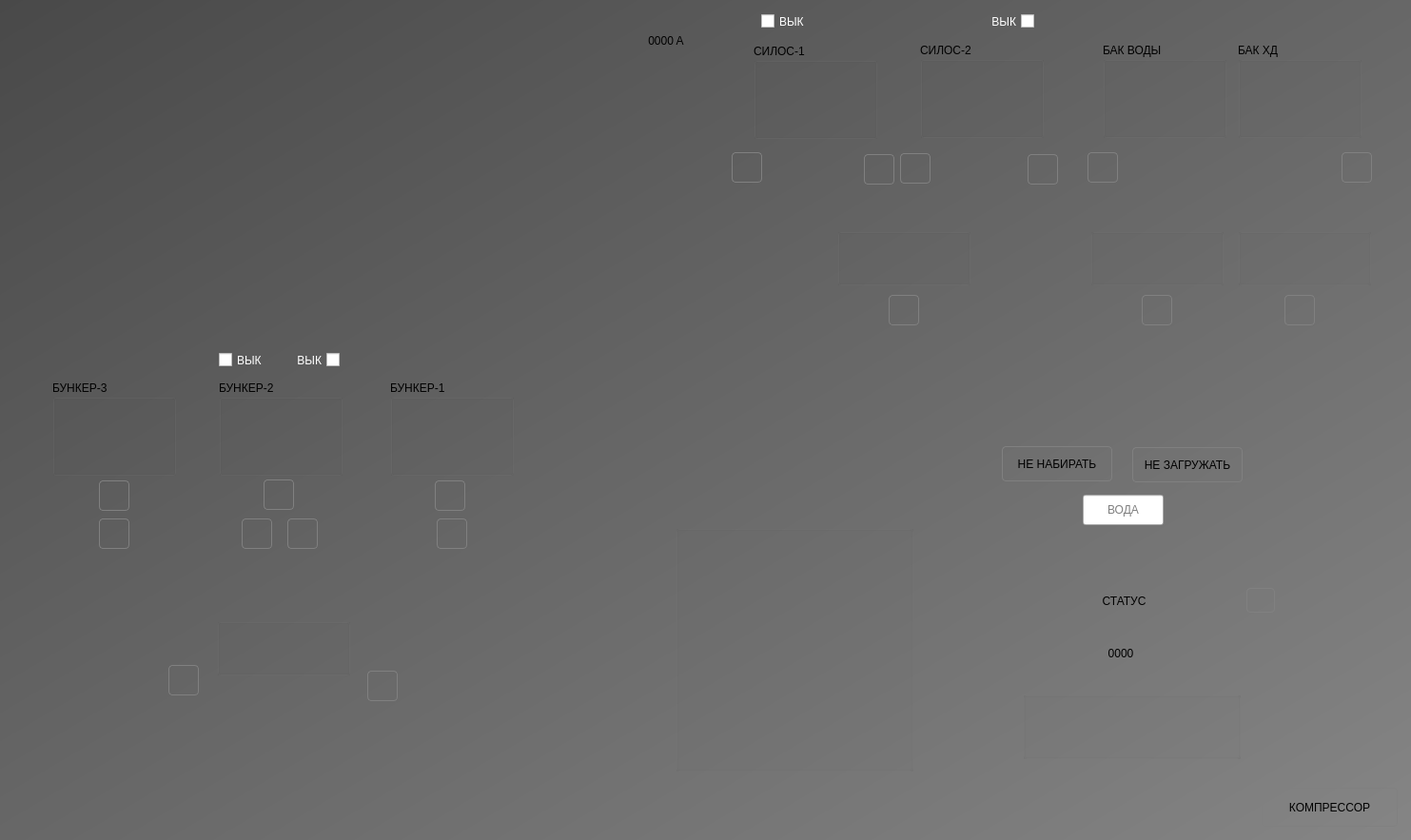
<?xml version="1.0" encoding="UTF-8"?>
<ui version="4.0">
 <class>Home</class>
 <widget class="QWidget" name="Home">
  <property name="geometry">
   <rect>
    <x>0</x>
    <y>0</y>
    <width>1483</width>
    <height>883</height>
   </rect>
  </property>
  <property name="windowTitle">
   <string>АСУ БСУ 260913 (с) 2026</string>
  </property>
  <property name="windowIcon">
   <iconset resource="../../../../external/concretetheme/concrete.qrc">
    <normaloff>:/concrete/auto-mixer.png</normaloff>:/concrete/auto-mixer.png</iconset>
  </property>
  <property name="styleSheet">
   <string notr="true">#centralwidget,#Home
{
	background-color: qlineargradient(spread:pad, x1:0, y1:0, x2:1, y2:1, stop:0 rgba(73, 73, 73, 255), stop:1 rgba(133, 133, 133, 255));
}
QAbstractButton:flat
{
	border: 1px solid gray;
	border-radius: 4px;
}
QAbstractButton:flat:pressed
{
	background-color: green;
}
QAbstractButton:flat[style=&quot;open&quot;]
{
	image: url(:/concrete/stop.png);
}
QAbstractButton:flat:pressed[style=&quot;open&quot;]
{
	image: url(:/concrete/down.png);
}
QAbstractButton:flat:checked[style=&quot;open&quot;]
{
	image: url(:/concrete/down.png);
}
QLabel[style=&quot;huge&quot;]
{
	font-size: 20pt;
	font-weight: bold;
	color: white;
}
QLabel[style=&quot;gigantic&quot;]
{
	font-size: 32pt;
	font-weight: bold;
	color: white;
}

QLabel[style=&quot;badge&quot;]
{
	border: 1px solid red;
	background-color: rgba(0,0,0,100);
	color: white;
	border-radius: 4px;
}
QLabel[style=&quot;vodoley-status&quot;]
{
	border: none;
	background-color: rgb(98, 160, 234);
	color: white;
	border-radius: 4px;
	font-weight: bold;
	font-size: 9pt;
	padding: 8px;
}
QLabel[style='hint']
{
	color: lightGray;
	font-weight: bold;
	font-size: 10pt;
}
QLabel[style='tips']
{
	color: lightGray;
	font-size: 7pt;
}
QLabel[style='sys']
{
	color: yellow;
	font-size: 7pt;
}
QGroupBox[style=&quot;vodoley&quot;]
{
	background-color: rgb(94, 92, 100);
	border: 1px solid gray;
}
QAbstractButton:flat[style=&quot;danger&quot;]
{
	background-color: rgba(224, 27, 36,80);
	color: lightGray;
}
QAbstractButton:flat::checked[style=&quot;danger&quot;]
{
	background-color: rgba(224, 27, 36,255);
	color: white;
}
QAbstractButton:flat[style=&quot;warning&quot;]
{
	background-color: rgba(46, 194, 126,80);
	color: lightGray;
}
QAbstractButton:flat::checked[style=&quot;warning&quot;]
{
	background-color: rgb(46, 194, 126);
	color: white;
}
</string>
  </property>
  <widget class="pyRuntimeTrend" name="trend_1">
   <property name="geometry">
    <rect>
     <x>2</x>
     <y>7</y>
     <width>769</width>
     <height>352</height>
    </rect>
   </property>
   <property name="styleSheet">
    <string notr="true">#trend_1&gt;QWidget
{
	color: silver;
}</string>
   </property>
   <property name="canvasBackground">
    <brush brushstyle="SolidPattern">
     <color alpha="255">
      <red>61</red>
      <green>56</green>
      <blue>70</blue>
     </color>
    </brush>
   </property>
  </widget>
  <widget class="MixerPanel" name="mixerpanel">
   <property name="geometry">
    <rect>
     <x>1075</x>
     <y>727</y>
     <width>229</width>
     <height>71</height>
    </rect>
   </property>
  </widget>
  <widget class="ElevatorPanel" name="elevatorpanel">
   <property name="geometry">
    <rect>
     <x>710</x>
     <y>552</y>
     <width>250</width>
     <height>259</height>
    </rect>
   </property>
  </widget>
  <widget class="pyAnimation" name="mixer_1">
   <property name="geometry">
    <rect>
     <x>1055</x>
     <y>559</y>
     <width>247</width>
     <height>175</height>
    </rect>
   </property>
   <property name="source">
    <url>
     <string>qrc:/concrete/mixer-planar.mng</string>
    </url>
   </property>
   <property name="ceaseless">
    <bool>true</bool>
   </property>
   <widget class="QLabel" name="status_1">
    <property name="geometry">
     <rect>
      <x>40</x>
      <y>50</y>
      <width>173</width>
      <height>45</height>
     </rect>
    </property>
    <property name="text">
     <string>СТАТУС</string>
    </property>
    <property name="alignment">
     <set>Qt::AlignCenter</set>
    </property>
    <property name="style" stdset="0">
     <string>badge</string>
    </property>
   </widget>
   <widget class="QLabel" name="clock_1">
    <property name="geometry">
     <rect>
      <x>92</x>
      <y>112</y>
      <width>62</width>
      <height>32</height>
     </rect>
    </property>
    <property name="text">
     <string>0000</string>
    </property>
    <property name="alignment">
     <set>Qt::AlignCenter</set>
    </property>
    <property name="style" stdset="0">
     <string>huge</string>
    </property>
   </widget>
   <widget class="QLabel" name="closed_1">
    <property name="geometry">
     <rect>
      <x>24</x>
      <y>119</y>
      <width>22</width>
      <height>22</height>
     </rect>
    </property>
    <property name="text">
     <string/>
    </property>
    <property name="pixmap">
     <pixmap resource="../../../../external/concretetheme/concrete.qrc">:/concrete/red.png</pixmap>
    </property>
   </widget>
   <widget class="QLabel" name="closed_2">
    <property name="geometry">
     <rect>
      <x>52</x>
      <y>119</y>
      <width>22</width>
      <height>22</height>
     </rect>
    </property>
    <property name="text">
     <string/>
    </property>
    <property name="pixmap">
     <pixmap resource="../../../../external/concretetheme/concrete.qrc">:/concrete/green.png</pixmap>
    </property>
   </widget>
  </widget>
  <widget class="pyAnimation" name="gate_1">
   <property name="geometry">
    <rect>
     <x>1009</x>
     <y>660</y>
     <width>114</width>
     <height>137</height>
    </rect>
   </property>
   <property name="source">
    <url>
     <string>qrc:/concrete/lmgate.mng</string>
    </url>
   </property>
   <property name="bounce">
    <bool>true</bool>
   </property>
  </widget>
  <widget class="DosatorPanel" name="dosatorpanel_01">
   <property name="geometry">
    <rect>
     <x>880</x>
     <y>240</y>
     <width>140</width>
     <height>60</height>
    </rect>
   </property>
  </widget>
  <widget class="DosatorPanel" name="dosatorpanel_2">
   <property name="geometry">
    <rect>
     <x>1146</x>
     <y>240</y>
     <width>140</width>
     <height>60</height>
    </rect>
   </property>
  </widget>
  <widget class="DosatorPanel" name="dosatorpanel_3">
   <property name="geometry">
    <rect>
     <x>1301</x>
     <y>240</y>
     <width>140</width>
     <height>60</height>
    </rect>
   </property>
  </widget>
  <widget class="DosatorPanel" name="dosatorpanel_4">
   <property name="geometry">
    <rect>
     <x>228</x>
     <y>650</y>
     <width>140</width>
     <height>60</height>
    </rect>
   </property>
  </widget>
  <widget class="pyAnimation" name="dosator_01">
   <property name="geometry">
    <rect>
     <x>892</x>
     <y>220</y>
     <width>113</width>
     <height>238</height>
    </rect>
   </property>
   <property name="source">
    <url>
     <string>qrc:/concrete/dcement.mng</string>
    </url>
   </property>
   <property name="bounce">
    <bool>true</bool>
   </property>
   <widget class="pyAnimation" name="rain_1">
    <property name="geometry">
     <rect>
      <x>42</x>
      <y>169</y>
      <width>30</width>
      <height>33</height>
     </rect>
    </property>
    <property name="running">
     <bool>true</bool>
    </property>
    <property name="source">
     <url>
      <string>qrc:/concrete/fillers-rain.mng</string>
     </url>
    </property>
    <property name="ceaseless">
     <bool>true</bool>
    </property>
   </widget>
  </widget>
  <widget class="pyAnimation" name="dosator_2">
   <property name="geometry">
    <rect>
     <x>1161</x>
     <y>221</y>
     <width>115</width>
     <height>174</height>
    </rect>
   </property>
   <property name="source">
    <url>
     <string>qrc:/concrete/water-dosator.mng</string>
    </url>
   </property>
   <property name="bounce">
    <bool>true</bool>
   </property>
  </widget>
  <widget class="pyAnimation" name="dosator_3">
   <property name="geometry">
    <rect>
     <x>1323</x>
     <y>250</y>
     <width>86</width>
     <height>131</height>
    </rect>
   </property>
   <property name="source">
    <url>
     <string>qrc:/concrete/dadditions.mng</string>
    </url>
   </property>
   <property name="bounce">
    <bool>true</bool>
   </property>
  </widget>
  <widget class="DoserPanel" name="doserpanel_01">
   <property name="geometry">
    <rect>
     <x>792</x>
     <y>46</y>
     <width>130</width>
     <height>100</height>
    </rect>
   </property>
   <property name="title">
    <string>СИЛОС-1</string>
   </property>
  </widget>
  <widget class="DoserPanel" name="doserpanel_02">
   <property name="geometry">
    <rect>
     <x>967</x>
     <y>45</y>
     <width>130</width>
     <height>100</height>
    </rect>
   </property>
   <property name="title">
    <string>СИЛОС-2</string>
   </property>
  </widget>
  <widget class="DoserPanel" name="doserpanel_03">
   <property name="geometry">
    <rect>
     <x>1159</x>
     <y>45</y>
     <width>130</width>
     <height>100</height>
    </rect>
   </property>
   <property name="title">
    <string>БАК ВОДЫ</string>
   </property>
  </widget>
  <widget class="DoserPanel" name="doserpanel_04">
   <property name="geometry">
    <rect>
     <x>1301</x>
     <y>45</y>
     <width>130</width>
     <height>100</height>
    </rect>
   </property>
   <property name="title">
    <string>БАК ХД</string>
   </property>
  </widget>
  <widget class="DoserPanel" name="doserpanel_07">
   <property name="geometry">
    <rect>
     <x>55</x>
     <y>400</y>
     <width>130</width>
     <height>100</height>
    </rect>
   </property>
   <property name="title">
    <string>БУНКЕР-3</string>
   </property>
  </widget>
  <widget class="DoserPanel" name="doserpanel_06">
   <property name="geometry">
    <rect>
     <x>230</x>
     <y>400</y>
     <width>130</width>
     <height>100</height>
    </rect>
   </property>
   <property name="title">
    <string>БУНКЕР-2</string>
   </property>
  </widget>
  <widget class="DoserPanel" name="doserpanel_05">
   <property name="geometry">
    <rect>
     <x>410</x>
     <y>400</y>
     <width>130</width>
     <height>100</height>
    </rect>
   </property>
   <property name="title">
    <string>БУНКЕР-1</string>
   </property>
  </widget>
  <widget class="pyAnimation" name="container_3">
   <property name="geometry">
    <rect>
     <x>1179</x>
     <y>140</y>
     <width>84</width>
     <height>82</height>
    </rect>
   </property>
   <property name="source">
    <url>
     <string>qrc:/concrete/pump.mng</string>
    </url>
   </property>
   <property name="ceaseless">
    <bool>true</bool>
   </property>
  </widget>
  <widget class="pyAnimation" name="container_4">
   <property name="geometry">
    <rect>
     <x>1316</x>
     <y>141</y>
     <width>84</width>
     <height>82</height>
    </rect>
   </property>
   <property name="source">
    <url>
     <string>qrc:/concrete/pump.mng</string>
    </url>
   </property>
   <property name="ceaseless">
    <bool>true</bool>
   </property>
  </widget>
  <widget class="pyAnimation" name="container_1">
   <property name="geometry">
    <rect>
     <x>802</x>
     <y>156</y>
     <width>106</width>
     <height>50</height>
    </rect>
   </property>
   <property name="source">
    <url>
     <string>qrc:/concrete/lauger.mng</string>
    </url>
   </property>
   <property name="ceaseless">
    <bool>true</bool>
   </property>
  </widget>
  <widget class="pyAnimation" name="container_2">
   <property name="geometry">
    <rect>
     <x>977</x>
     <y>155</y>
     <width>106</width>
     <height>50</height>
    </rect>
   </property>
   <property name="source">
    <url>
     <string>qrc:/concrete/rauger.mng</string>
    </url>
   </property>
   <property name="ceaseless">
    <bool>true</bool>
   </property>
  </widget>
  <widget class="pyAnimation" name="container_5">
   <property name="geometry">
    <rect>
     <x>402</x>
     <y>485</y>
     <width>146</width>
     <height>126</height>
    </rect>
   </property>
   <property name="source">
    <url>
     <string>qrc:/concrete/fillers.mng</string>
    </url>
   </property>
   <property name="bounce">
    <bool>true</bool>
   </property>
   <widget class="QPushButton" name="open_5">
    <property name="geometry">
     <rect>
      <x>57</x>
      <y>60</y>
      <width>32</width>
      <height>32</height>
     </rect>
    </property>
    <property name="minimumSize">
     <size>
      <width>32</width>
      <height>32</height>
     </size>
    </property>
    <property name="maximumSize">
     <size>
      <width>32</width>
      <height>32</height>
     </size>
    </property>
    <property name="text">
     <string/>
    </property>
    <property name="flat">
     <bool>true</bool>
    </property>
    <property name="style" stdset="0">
     <string>open</string>
    </property>
   </widget>
   <widget class="QPushButton" name="helper_1">
    <property name="geometry">
     <rect>
      <x>55</x>
      <y>20</y>
      <width>32</width>
      <height>32</height>
     </rect>
    </property>
    <property name="minimumSize">
     <size>
      <width>32</width>
      <height>32</height>
     </size>
    </property>
    <property name="maximumSize">
     <size>
      <width>32</width>
      <height>32</height>
     </size>
    </property>
    <property name="text">
     <string/>
    </property>
    <property name="icon">
     <iconset resource="../../../../external/concretetheme/concrete.qrc">
      <normaloff>:/concrete/power.png</normaloff>:/concrete/power.png</iconset>
    </property>
    <property name="iconSize">
     <size>
      <width>24</width>
      <height>24</height>
     </size>
    </property>
    <property name="flat">
     <bool>true</bool>
    </property>
   </widget>
  </widget>
  <widget class="pyAnimation" name="container_6">
   <property name="geometry">
    <rect>
     <x>221</x>
     <y>485</y>
     <width>73</width>
     <height>126</height>
    </rect>
   </property>
   <property name="source">
    <url>
     <string>qrc:/concrete/fillers-container-l.mng</string>
    </url>
   </property>
   <property name="bounce">
    <bool>true</bool>
   </property>
   <widget class="QPushButton" name="open_6">
    <property name="geometry">
     <rect>
      <x>80</x>
      <y>60</y>
      <width>32</width>
      <height>32</height>
     </rect>
    </property>
    <property name="minimumSize">
     <size>
      <width>32</width>
      <height>32</height>
     </size>
    </property>
    <property name="maximumSize">
     <size>
      <width>32</width>
      <height>32</height>
     </size>
    </property>
    <property name="text">
     <string/>
    </property>
    <property name="flat">
     <bool>true</bool>
    </property>
    <property name="style" stdset="0">
     <string>open</string>
    </property>
   </widget>
   <widget class="QPushButton" name="open_7">
    <property name="geometry">
     <rect>
      <x>33</x>
      <y>60</y>
      <width>32</width>
      <height>32</height>
     </rect>
    </property>
    <property name="minimumSize">
     <size>
      <width>32</width>
      <height>32</height>
     </size>
    </property>
    <property name="maximumSize">
     <size>
      <width>32</width>
      <height>32</height>
     </size>
    </property>
    <property name="text">
     <string/>
    </property>
    <property name="flat">
     <bool>true</bool>
    </property>
    <property name="style" stdset="0">
     <string>open</string>
    </property>
   </widget>
  </widget>
  <widget class="pyAnimation" name="container_7">
   <property name="geometry">
    <rect>
     <x>48</x>
     <y>485</y>
     <width>146</width>
     <height>126</height>
    </rect>
   </property>
   <property name="source">
    <url>
     <string>qrc:/concrete/fillers.mng</string>
    </url>
   </property>
   <property name="bounce">
    <bool>true</bool>
   </property>
   <widget class="QPushButton" name="open_8">
    <property name="geometry">
     <rect>
      <x>56</x>
      <y>60</y>
      <width>32</width>
      <height>32</height>
     </rect>
    </property>
    <property name="minimumSize">
     <size>
      <width>32</width>
      <height>32</height>
     </size>
    </property>
    <property name="maximumSize">
     <size>
      <width>32</width>
      <height>32</height>
     </size>
    </property>
    <property name="text">
     <string/>
    </property>
    <property name="flat">
     <bool>true</bool>
    </property>
    <property name="style" stdset="0">
     <string>open</string>
    </property>
   </widget>
   <widget class="QPushButton" name="helper_3">
    <property name="geometry">
     <rect>
      <x>56</x>
      <y>20</y>
      <width>32</width>
      <height>32</height>
     </rect>
    </property>
    <property name="minimumSize">
     <size>
      <width>32</width>
      <height>32</height>
     </size>
    </property>
    <property name="maximumSize">
     <size>
      <width>32</width>
      <height>32</height>
     </size>
    </property>
    <property name="text">
     <string/>
    </property>
    <property name="icon">
     <iconset resource="../../../../external/concretetheme/concrete.qrc">
      <normaloff>:/concrete/power.png</normaloff>:/concrete/power.png</iconset>
    </property>
    <property name="iconSize">
     <size>
      <width>24</width>
      <height>24</height>
     </size>
    </property>
    <property name="flat">
     <bool>true</bool>
    </property>
   </widget>
  </widget>
  <widget class="pyAnimation" name="dosator_4">
   <property name="geometry">
    <rect>
     <x>103</x>
     <y>691</y>
     <width>392</width>
     <height>54</height>
    </rect>
   </property>
   <property name="source">
    <url>
     <string>qrc:/concrete/conveyor.mng</string>
    </url>
   </property>
   <property name="ceaseless">
    <bool>true</bool>
   </property>
   <widget class="QPushButton" name="open_12">
    <property name="geometry">
     <rect>
      <x>283</x>
      <y>14</y>
      <width>32</width>
      <height>32</height>
     </rect>
    </property>
    <property name="minimumSize">
     <size>
      <width>32</width>
      <height>32</height>
     </size>
    </property>
    <property name="maximumSize">
     <size>
      <width>32</width>
      <height>32</height>
     </size>
    </property>
    <property name="text">
     <string/>
    </property>
    <property name="checkable">
     <bool>true</bool>
    </property>
    <property name="flat">
     <bool>true</bool>
    </property>
    <property name="style" stdset="0">
     <string>open</string>
    </property>
   </widget>
   <widget class="QPushButton" name="helper_5">
    <property name="geometry">
     <rect>
      <x>74</x>
      <y>8</y>
      <width>32</width>
      <height>32</height>
     </rect>
    </property>
    <property name="minimumSize">
     <size>
      <width>32</width>
      <height>32</height>
     </size>
    </property>
    <property name="maximumSize">
     <size>
      <width>32</width>
      <height>32</height>
     </size>
    </property>
    <property name="text">
     <string/>
    </property>
    <property name="icon">
     <iconset resource="../../../../external/concretetheme/concrete.qrc">
      <normaloff>:/concrete/power.png</normaloff>:/concrete/power.png</iconset>
    </property>
    <property name="iconSize">
     <size>
      <width>24</width>
      <height>24</height>
     </size>
    </property>
    <property name="flat">
     <bool>true</bool>
    </property>
   </widget>
  </widget>
  <widget class="QLabel" name="below_1">
   <property name="geometry">
    <rect>
     <x>560</x>
     <y>740</y>
     <width>124</width>
     <height>127</height>
    </rect>
   </property>
   <property name="text">
    <string/>
   </property>
   <property name="pixmap">
    <pixmap resource="../../../../external/concretetheme/concrete.qrc">:/concrete/elevator-below.png</pixmap>
   </property>
  </widget>
  <widget class="QLabel" name="above_1">
   <property name="geometry">
    <rect>
     <x>980</x>
     <y>520</y>
     <width>124</width>
     <height>161</height>
    </rect>
   </property>
   <property name="text">
    <string/>
   </property>
   <property name="pixmap">
    <pixmap resource="../../../../external/concretetheme/concrete.qrc">:/concrete/elevator-above.png</pixmap>
   </property>
  </widget>
  <widget class="QPushButton" name="open_1">
   <property name="geometry">
    <rect>
     <x>908</x>
     <y>162</y>
     <width>32</width>
     <height>32</height>
    </rect>
   </property>
   <property name="minimumSize">
    <size>
     <width>32</width>
     <height>32</height>
    </size>
   </property>
   <property name="maximumSize">
    <size>
     <width>32</width>
     <height>32</height>
    </size>
   </property>
   <property name="text">
    <string/>
   </property>
   <property name="flat">
    <bool>true</bool>
   </property>
   <property name="style" stdset="0">
    <string>open</string>
   </property>
  </widget>
  <widget class="QPushButton" name="open_2">
   <property name="geometry">
    <rect>
     <x>946</x>
     <y>161</y>
     <width>32</width>
     <height>32</height>
    </rect>
   </property>
   <property name="minimumSize">
    <size>
     <width>32</width>
     <height>32</height>
    </size>
   </property>
   <property name="maximumSize">
    <size>
     <width>32</width>
     <height>32</height>
    </size>
   </property>
   <property name="text">
    <string/>
   </property>
   <property name="flat">
    <bool>true</bool>
   </property>
   <property name="style" stdset="0">
    <string>open</string>
   </property>
  </widget>
  <widget class="QPushButton" name="open_3">
   <property name="geometry">
    <rect>
     <x>1143</x>
     <y>160</y>
     <width>32</width>
     <height>32</height>
    </rect>
   </property>
   <property name="minimumSize">
    <size>
     <width>32</width>
     <height>32</height>
    </size>
   </property>
   <property name="maximumSize">
    <size>
     <width>32</width>
     <height>32</height>
    </size>
   </property>
   <property name="text">
    <string/>
   </property>
   <property name="flat">
    <bool>true</bool>
   </property>
   <property name="style" stdset="0">
    <string>open</string>
   </property>
  </widget>
  <widget class="QPushButton" name="open_4">
   <property name="geometry">
    <rect>
     <x>1410</x>
     <y>160</y>
     <width>32</width>
     <height>32</height>
    </rect>
   </property>
   <property name="minimumSize">
    <size>
     <width>32</width>
     <height>32</height>
    </size>
   </property>
   <property name="maximumSize">
    <size>
     <width>32</width>
     <height>32</height>
    </size>
   </property>
   <property name="text">
    <string/>
   </property>
   <property name="flat">
    <bool>true</bool>
   </property>
   <property name="style" stdset="0">
    <string>open</string>
   </property>
  </widget>
  <widget class="QLabel" name="mixer_i_1">
   <property name="geometry">
    <rect>
     <x>656</x>
     <y>27</y>
     <width>88</width>
     <height>32</height>
    </rect>
   </property>
   <property name="text">
    <string>0000 A</string>
   </property>
   <property name="alignment">
    <set>Qt::AlignCenter</set>
   </property>
   <property name="style" stdset="0">
    <string>huge</string>
   </property>
  </widget>
  <widget class="QPushButton" name="helper_6">
   <property name="geometry">
    <rect>
     <x>769</x>
     <y>160</y>
     <width>32</width>
     <height>32</height>
    </rect>
   </property>
   <property name="minimumSize">
    <size>
     <width>32</width>
     <height>32</height>
    </size>
   </property>
   <property name="maximumSize">
    <size>
     <width>32</width>
     <height>32</height>
    </size>
   </property>
   <property name="text">
    <string/>
   </property>
   <property name="icon">
    <iconset resource="../../../../external/concretetheme/concrete.qrc">
     <normaloff>:/concrete/power.png</normaloff>:/concrete/power.png</iconset>
   </property>
   <property name="iconSize">
    <size>
     <width>24</width>
     <height>24</height>
    </size>
   </property>
   <property name="flat">
    <bool>true</bool>
   </property>
  </widget>
  <widget class="QPushButton" name="helper_7">
   <property name="geometry">
    <rect>
     <x>1080</x>
     <y>162</y>
     <width>32</width>
     <height>32</height>
    </rect>
   </property>
   <property name="minimumSize">
    <size>
     <width>32</width>
     <height>32</height>
    </size>
   </property>
   <property name="maximumSize">
    <size>
     <width>32</width>
     <height>32</height>
    </size>
   </property>
   <property name="text">
    <string/>
   </property>
   <property name="icon">
    <iconset resource="../../../../external/concretetheme/concrete.qrc">
     <normaloff>:/concrete/power.png</normaloff>:/concrete/power.png</iconset>
   </property>
   <property name="iconSize">
    <size>
     <width>24</width>
     <height>24</height>
    </size>
   </property>
   <property name="flat">
    <bool>true</bool>
   </property>
  </widget>
  <widget class="QPushButton" name="open_9">
   <property name="geometry">
    <rect>
     <x>934</x>
     <y>310</y>
     <width>32</width>
     <height>32</height>
    </rect>
   </property>
   <property name="minimumSize">
    <size>
     <width>32</width>
     <height>32</height>
    </size>
   </property>
   <property name="maximumSize">
    <size>
     <width>32</width>
     <height>32</height>
    </size>
   </property>
   <property name="text">
    <string/>
   </property>
   <property name="checkable">
    <bool>true</bool>
   </property>
   <property name="flat">
    <bool>true</bool>
   </property>
   <property name="style" stdset="0">
    <string>open</string>
   </property>
  </widget>
  <widget class="QPushButton" name="open_11">
   <property name="geometry">
    <rect>
     <x>1350</x>
     <y>310</y>
     <width>32</width>
     <height>32</height>
    </rect>
   </property>
   <property name="minimumSize">
    <size>
     <width>32</width>
     <height>32</height>
    </size>
   </property>
   <property name="maximumSize">
    <size>
     <width>32</width>
     <height>32</height>
    </size>
   </property>
   <property name="text">
    <string/>
   </property>
   <property name="checkable">
    <bool>true</bool>
   </property>
   <property name="flat">
    <bool>true</bool>
   </property>
   <property name="style" stdset="0">
    <string>open</string>
   </property>
  </widget>
  <widget class="QPushButton" name="open_10">
   <property name="geometry">
    <rect>
     <x>1200</x>
     <y>310</y>
     <width>32</width>
     <height>32</height>
    </rect>
   </property>
   <property name="minimumSize">
    <size>
     <width>32</width>
     <height>32</height>
    </size>
   </property>
   <property name="maximumSize">
    <size>
     <width>32</width>
     <height>32</height>
    </size>
   </property>
   <property name="text">
    <string/>
   </property>
   <property name="checkable">
    <bool>true</bool>
   </property>
   <property name="flat">
    <bool>true</bool>
   </property>
   <property name="style" stdset="0">
    <string>open</string>
   </property>
  </widget>
  <widget class="pyAnimation" name="rain_2">
   <property name="geometry">
    <rect>
     <x>1204</x>
     <y>389</y>
     <width>32</width>
     <height>95</height>
    </rect>
   </property>
   <property name="running">
    <bool>true</bool>
   </property>
   <property name="source">
    <url>
     <string>qrc:/concrete/water-rain.mng</string>
    </url>
   </property>
   <property name="ceaseless">
    <bool>true</bool>
   </property>
  </widget>
  <widget class="pyAnimation" name="rain_3">
   <property name="geometry">
    <rect>
     <x>1352</x>
     <y>376</y>
     <width>32</width>
     <height>95</height>
    </rect>
   </property>
   <property name="running">
    <bool>true</bool>
   </property>
   <property name="source">
    <url>
     <string>qrc:/concrete/water-rain.mng</string>
    </url>
   </property>
   <property name="ceaseless">
    <bool>true</bool>
   </property>
  </widget>
  <widget class="pyAnimation" name="rain_4">
   <property name="geometry">
    <rect>
     <x>86</x>
     <y>604</y>
     <width>30</width>
     <height>33</height>
    </rect>
   </property>
   <property name="running">
    <bool>true</bool>
   </property>
   <property name="source">
    <url>
     <string>qrc:/concrete/fillers-rain.mng</string>
    </url>
   </property>
   <property name="ceaseless">
    <bool>true</bool>
   </property>
  </widget>
  <widget class="pyAnimation" name="rain_5">
   <property name="geometry">
    <rect>
     <x>131</x>
     <y>605</y>
     <width>30</width>
     <height>33</height>
    </rect>
   </property>
   <property name="running">
    <bool>true</bool>
   </property>
   <property name="source">
    <url>
     <string>qrc:/concrete/fillers-rain.mng</string>
    </url>
   </property>
   <property name="ceaseless">
    <bool>true</bool>
   </property>
  </widget>
  <widget class="pyAnimation" name="rain_6">
   <property name="geometry">
    <rect>
     <x>257</x>
     <y>606</y>
     <width>30</width>
     <height>33</height>
    </rect>
   </property>
   <property name="running">
    <bool>true</bool>
   </property>
   <property name="source">
    <url>
     <string>qrc:/concrete/fillers-rain.mng</string>
    </url>
   </property>
   <property name="ceaseless">
    <bool>true</bool>
   </property>
  </widget>
  <widget class="pyAnimation" name="rain_7">
   <property name="geometry">
    <rect>
     <x>303</x>
     <y>605</y>
     <width>30</width>
     <height>33</height>
    </rect>
   </property>
   <property name="running">
    <bool>true</bool>
   </property>
   <property name="source">
    <url>
     <string>qrc:/concrete/fillers-rain.mng</string>
    </url>
   </property>
   <property name="ceaseless">
    <bool>true</bool>
   </property>
  </widget>
  <widget class="pyAnimation" name="rain_8">
   <property name="geometry">
    <rect>
     <x>436</x>
     <y>606</y>
     <width>30</width>
     <height>33</height>
    </rect>
   </property>
   <property name="running">
    <bool>true</bool>
   </property>
   <property name="source">
    <url>
     <string>qrc:/concrete/fillers-rain.mng</string>
    </url>
   </property>
   <property name="ceaseless">
    <bool>true</bool>
   </property>
  </widget>
  <widget class="pyAnimation" name="rain_9">
   <property name="geometry">
    <rect>
     <x>481</x>
     <y>605</y>
     <width>30</width>
     <height>33</height>
    </rect>
   </property>
   <property name="running">
    <bool>true</bool>
   </property>
   <property name="source">
    <url>
     <string>qrc:/concrete/fillers-rain.mng</string>
    </url>
   </property>
   <property name="ceaseless">
    <bool>true</bool>
   </property>
  </widget>
  <widget class="QCheckBox" name="disable_1">
   <property name="geometry">
    <rect>
     <x>230</x>
     <y>367</y>
     <width>57</width>
     <height>23</height>
    </rect>
   </property>
   <property name="palette">
    <palette>
     <active>
      <colorrole role="WindowText">
       <brush brushstyle="SolidPattern">
        <color alpha="255">
         <red>255</red>
         <green>255</green>
         <blue>255</blue>
        </color>
       </brush>
      </colorrole>
     </active>
     <inactive>
      <colorrole role="WindowText">
       <brush brushstyle="SolidPattern">
        <color alpha="255">
         <red>255</red>
         <green>255</green>
         <blue>255</blue>
        </color>
       </brush>
      </colorrole>
     </inactive>
     <disabled>
      <colorrole role="WindowText">
       <brush brushstyle="SolidPattern">
        <color alpha="255">
         <red>190</red>
         <green>190</green>
         <blue>190</blue>
        </color>
       </brush>
      </colorrole>
     </disabled>
    </palette>
   </property>
   <property name="text">
    <string>ВЫК</string>
   </property>
   <property name="style" stdset="0">
    <string/>
   </property>
  </widget>
  <widget class="QCheckBox" name="disable_2">
   <property name="geometry">
    <rect>
     <x>300</x>
     <y>367</y>
     <width>57</width>
     <height>23</height>
    </rect>
   </property>
   <property name="palette">
    <palette>
     <active>
      <colorrole role="WindowText">
       <brush brushstyle="SolidPattern">
        <color alpha="255">
         <red>255</red>
         <green>255</green>
         <blue>255</blue>
        </color>
       </brush>
      </colorrole>
     </active>
     <inactive>
      <colorrole role="WindowText">
       <brush brushstyle="SolidPattern">
        <color alpha="255">
         <red>255</red>
         <green>255</green>
         <blue>255</blue>
        </color>
       </brush>
      </colorrole>
     </inactive>
     <disabled>
      <colorrole role="WindowText">
       <brush brushstyle="SolidPattern">
        <color alpha="255">
         <red>190</red>
         <green>190</green>
         <blue>190</blue>
        </color>
       </brush>
      </colorrole>
     </disabled>
    </palette>
   </property>
   <property name="layoutDirection">
    <enum>Qt::RightToLeft</enum>
   </property>
   <property name="text">
    <string>ВЫК</string>
   </property>
   <property name="style" stdset="0">
    <string/>
   </property>
  </widget>
  <widget class="QCheckBox" name="disable_4">
   <property name="geometry">
    <rect>
     <x>1030</x>
     <y>11</y>
     <width>57</width>
     <height>23</height>
    </rect>
   </property>
   <property name="palette">
    <palette>
     <active>
      <colorrole role="WindowText">
       <brush brushstyle="SolidPattern">
        <color alpha="255">
         <red>255</red>
         <green>255</green>
         <blue>255</blue>
        </color>
       </brush>
      </colorrole>
     </active>
     <inactive>
      <colorrole role="WindowText">
       <brush brushstyle="SolidPattern">
        <color alpha="255">
         <red>255</red>
         <green>255</green>
         <blue>255</blue>
        </color>
       </brush>
      </colorrole>
     </inactive>
     <disabled>
      <colorrole role="WindowText">
       <brush brushstyle="SolidPattern">
        <color alpha="255">
         <red>190</red>
         <green>190</green>
         <blue>190</blue>
        </color>
       </brush>
      </colorrole>
     </disabled>
    </palette>
   </property>
   <property name="layoutDirection">
    <enum>Qt::RightToLeft</enum>
   </property>
   <property name="text">
    <string>ВЫК</string>
   </property>
   <property name="style" stdset="0">
    <string/>
   </property>
  </widget>
  <widget class="QCheckBox" name="disable_3">
   <property name="geometry">
    <rect>
     <x>800</x>
     <y>11</y>
     <width>57</width>
     <height>23</height>
    </rect>
   </property>
   <property name="palette">
    <palette>
     <active>
      <colorrole role="WindowText">
       <brush brushstyle="SolidPattern">
        <color alpha="255">
         <red>255</red>
         <green>255</green>
         <blue>255</blue>
        </color>
       </brush>
      </colorrole>
     </active>
     <inactive>
      <colorrole role="WindowText">
       <brush brushstyle="SolidPattern">
        <color alpha="255">
         <red>255</red>
         <green>255</green>
         <blue>255</blue>
        </color>
       </brush>
      </colorrole>
     </inactive>
     <disabled>
      <colorrole role="WindowText">
       <brush brushstyle="SolidPattern">
        <color alpha="255">
         <red>190</red>
         <green>190</green>
         <blue>190</blue>
        </color>
       </brush>
      </colorrole>
     </disabled>
    </palette>
   </property>
   <property name="text">
    <string>ВЫК</string>
   </property>
   <property name="style" stdset="0">
    <string/>
   </property>
  </widget>
  <widget class="QPushButton" name="forbid">
   <property name="geometry">
    <rect>
     <x>1053</x>
     <y>469</y>
     <width>116</width>
     <height>37</height>
    </rect>
   </property>
   <property name="text">
    <string>НЕ НАБИРАТЬ</string>
   </property>
   <property name="flat">
    <bool>true</bool>
   </property>
   <property name="style" stdset="0">
    <string>danger</string>
   </property>
  </widget>
  <widget class="QPushButton" name="breakpoint">
   <property name="geometry">
    <rect>
     <x>1190</x>
     <y>470</y>
     <width>116</width>
     <height>37</height>
    </rect>
   </property>
   <property name="text">
    <string>НЕ ЗАГРУЖАТЬ</string>
   </property>
   <property name="flat">
    <bool>true</bool>
   </property>
   <property name="style" stdset="0">
    <string>warning</string>
   </property>
  </widget>
  <widget class="QPushButton" name="pushButton_3">
   <property name="geometry">
    <rect>
     <x>1310</x>
     <y>618</y>
     <width>30</width>
     <height>26</height>
    </rect>
   </property>
   <property name="text">
    <string/>
   </property>
   <property name="icon">
    <iconset resource="../../../../external/concretetheme/concrete.qrc">
     <normaloff>:/concrete/bell.png</normaloff>:/concrete/bell.png</iconset>
   </property>
   <property name="iconSize">
    <size>
     <width>24</width>
     <height>24</height>
    </size>
   </property>
   <property name="flat">
    <bool>true</bool>
   </property>
  </widget>
  <widget class="QLineEdit" name="lineEdit">
   <property name="geometry">
    <rect>
     <x>1138</x>
     <y>520</y>
     <width>85</width>
     <height>32</height>
    </rect>
   </property>
   <property name="alignment">
    <set>Qt::AlignCenter</set>
   </property>
   <property name="placeholderText">
    <string>ВОДА</string>
   </property>
  </widget>
  <widget class="QPushButton" name="compressor">
   <property name="geometry">
    <rect>
     <x>1326</x>
     <y>828</y>
     <width>143</width>
     <height>41</height>
    </rect>
   </property>
   <property name="text">
    <string>КОМПРЕССОР</string>
   </property>
   <property name="iconSize">
    <size>
     <width>24</width>
     <height>24</height>
    </size>
   </property>
   <property name="checkable">
    <bool>true</bool>
   </property>
   <property name="flat">
    <bool>true</bool>
   </property>
   <property name="style" stdset="0">
    <string>warning</string>
   </property>
  </widget>
  <widget class="pyAnimation" name="container_6r">
   <property name="geometry">
    <rect>
     <x>294</x>
     <y>485</y>
     <width>73</width>
     <height>126</height>
    </rect>
   </property>
   <property name="source">
    <url>
     <string>qrc:/concrete/fillers-container-r.mng</string>
    </url>
   </property>
   <property name="bounce">
    <bool>true</bool>
   </property>
   <widget class="QPushButton" name="open_13">
    <property name="geometry">
     <rect>
      <x>80</x>
      <y>60</y>
      <width>32</width>
      <height>32</height>
     </rect>
    </property>
    <property name="minimumSize">
     <size>
      <width>32</width>
      <height>32</height>
     </size>
    </property>
    <property name="maximumSize">
     <size>
      <width>32</width>
      <height>32</height>
     </size>
    </property>
    <property name="text">
     <string/>
    </property>
    <property name="flat">
     <bool>true</bool>
    </property>
    <property name="style" stdset="0">
     <string>open</string>
    </property>
   </widget>
   <widget class="QPushButton" name="open_14">
    <property name="geometry">
     <rect>
      <x>8</x>
      <y>60</y>
      <width>32</width>
      <height>32</height>
     </rect>
    </property>
    <property name="minimumSize">
     <size>
      <width>32</width>
      <height>32</height>
     </size>
    </property>
    <property name="maximumSize">
     <size>
      <width>32</width>
      <height>32</height>
     </size>
    </property>
    <property name="text">
     <string/>
    </property>
    <property name="flat">
     <bool>true</bool>
    </property>
    <property name="style" stdset="0">
     <string>open</string>
    </property>
   </widget>
  </widget>
  <widget class="QPushButton" name="helper_2">
   <property name="geometry">
    <rect>
     <x>277</x>
     <y>504</y>
     <width>32</width>
     <height>32</height>
    </rect>
   </property>
   <property name="minimumSize">
    <size>
     <width>32</width>
     <height>32</height>
    </size>
   </property>
   <property name="maximumSize">
    <size>
     <width>32</width>
     <height>32</height>
    </size>
   </property>
   <property name="text">
    <string/>
   </property>
   <property name="icon">
    <iconset resource="../../../../external/concretetheme/concrete.qrc">
     <normaloff>:/concrete/power.png</normaloff>:/concrete/power.png</iconset>
   </property>
   <property name="iconSize">
    <size>
     <width>24</width>
     <height>24</height>
    </size>
   </property>
   <property name="flat">
    <bool>true</bool>
   </property>
  </widget>
  <zorder>container_6</zorder>
  <zorder>container_6r</zorder>
  <zorder>gate_1</zorder>
  <zorder>container_4</zorder>
  <zorder>container_3</zorder>
  <zorder>container_7</zorder>
  <zorder>dosator_3</zorder>
  <zorder>dosator_2</zorder>
  <zorder>dosator_01</zorder>
  <zorder>trend_1</zorder>
  <zorder>mixerpanel</zorder>
  <zorder>elevatorpanel</zorder>
  <zorder>mixer_1</zorder>
  <zorder>dosatorpanel_01</zorder>
  <zorder>dosatorpanel_2</zorder>
  <zorder>dosatorpanel_3</zorder>
  <zorder>doserpanel_01</zorder>
  <zorder>doserpanel_02</zorder>
  <zorder>doserpanel_03</zorder>
  <zorder>doserpanel_04</zorder>
  <zorder>doserpanel_07</zorder>
  <zorder>doserpanel_06</zorder>
  <zorder>container_1</zorder>
  <zorder>container_2</zorder>
  <zorder>container_5</zorder>
  <zorder>doserpanel_05</zorder>
  <zorder>dosator_4</zorder>
  <zorder>dosatorpanel_4</zorder>
  <zorder>below_1</zorder>
  <zorder>above_1</zorder>
  <zorder>open_1</zorder>
  <zorder>open_2</zorder>
  <zorder>open_3</zorder>
  <zorder>open_4</zorder>
  <zorder>mixer_i_1</zorder>
  <zorder>helper_6</zorder>
  <zorder>helper_7</zorder>
  <zorder>open_9</zorder>
  <zorder>open_11</zorder>
  <zorder>open_10</zorder>
  <zorder>rain_2</zorder>
  <zorder>rain_3</zorder>
  <zorder>rain_4</zorder>
  <zorder>rain_5</zorder>
  <zorder>rain_6</zorder>
  <zorder>rain_7</zorder>
  <zorder>rain_8</zorder>
  <zorder>rain_9</zorder>
  <zorder>disable_1</zorder>
  <zorder>disable_2</zorder>
  <zorder>disable_4</zorder>
  <zorder>disable_3</zorder>
  <zorder>forbid</zorder>
  <zorder>breakpoint</zorder>
  <zorder>pushButton_3</zorder>
  <zorder>lineEdit</zorder>
  <zorder>compressor</zorder>
  <zorder>helper_2</zorder>
 </widget>
 <customwidgets>
  <customwidget>
   <class>DosatorPanel</class>
   <extends>QGroupBox</extends>
   <header>concreteui/dosatorpanel.h</header>
  </customwidget>
  <customwidget>
   <class>DoserPanel</class>
   <extends>QGroupBox</extends>
   <header>concreteui/doserpanel.h</header>
  </customwidget>
  <customwidget>
   <class>ElevatorPanel</class>
   <extends>QGroupBox</extends>
   <header>concreteui/elevatorpanel.h</header>
  </customwidget>
  <customwidget>
   <class>MixerPanel</class>
   <extends>QGroupBox</extends>
   <header>concreteui/mixerpanel.h</header>
  </customwidget>
  <customwidget>
   <class>pyAnimation</class>
   <extends>QLabel</extends>
   <header>pysca.animation</header>
   <container>1</container>
  </customwidget>
  <customwidget>
   <class>pyRuntimeTrend</class>
   <extends>QwtPlot</extends>
   <header>pysca.runtimetrend</header>
  </customwidget>
  <customwidget>
   <class>QwtPlot</class>
   <extends>QFrame</extends>
   <header>qwt_plot.h</header>
  </customwidget>
 </customwidgets>
 <resources>
  <include location="../../../../external/concretetheme/concrete.qrc"/>
 </resources>
 <connections/>
</ui>
